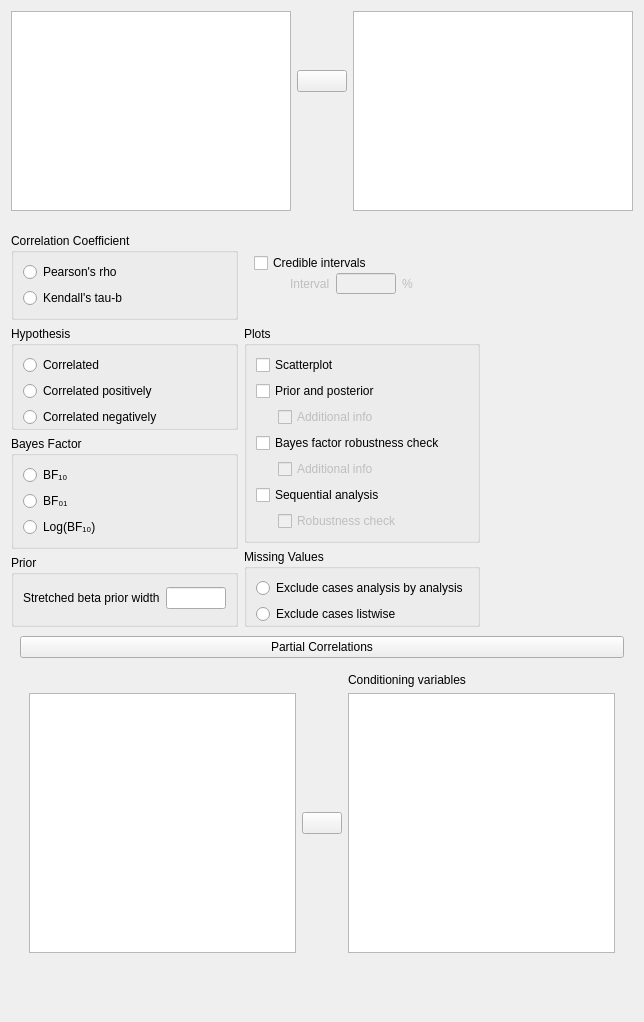
<?xml version="1.0" encoding="UTF-8"?>
<ui version="4.0">
 <class>CorrelationBayesianPairsForm</class>
 <widget class="QWidget" name="CorrelationBayesianPairsForm">
  <property name="geometry">
   <rect>
    <x>0</x>
    <y>0</y>
    <width>644</width>
    <height>1022</height>
   </rect>
  </property>
  <property name="sizePolicy">
   <sizepolicy hsizetype="Fixed" vsizetype="Preferred">
    <horstretch>0</horstretch>
    <verstretch>0</verstretch>
   </sizepolicy>
  </property>
  <property name="windowTitle">
   <string>Form</string>
  </property>
  <layout class="QGridLayout" name="gridLayout_7">
   <property name="verticalSpacing">
    <number>0</number>
   </property>
   <item row="3" column="0">
    <spacer name="verticalSpacer">
     <property name="orientation">
      <enum>Qt::Vertical</enum>
     </property>
     <property name="sizeType">
      <enum>QSizePolicy::Maximum</enum>
     </property>
     <property name="sizeHint" stdset="0">
      <size>
       <width>20</width>
       <height>40</height>
      </size>
     </property>
    </spacer>
   </item>
   <item row="0" column="0">
    <widget class="QWidget" name="topWidget" native="true">
     <property name="sizePolicy">
      <sizepolicy hsizetype="Preferred" vsizetype="Fixed">
       <horstretch>0</horstretch>
       <verstretch>0</verstretch>
      </sizepolicy>
     </property>
     <layout class="QGridLayout" name="gridLayout">
      <property name="leftMargin">
       <number>0</number>
      </property>
      <property name="topMargin">
       <number>0</number>
      </property>
      <property name="rightMargin">
       <number>0</number>
      </property>
      <property name="verticalSpacing">
       <number>0</number>
      </property>
      <item row="1" column="1" rowspan="4">
       <widget class="AvailableFieldsListView" name="availableFields">
        <property name="sizePolicy">
         <sizepolicy hsizetype="Expanding" vsizetype="Preferred">
          <horstretch>0</horstretch>
          <verstretch>0</verstretch>
         </sizepolicy>
        </property>
        <property name="minimumSize">
         <size>
          <width>0</width>
          <height>200</height>
         </size>
        </property>
        <property name="maximumSize">
         <size>
          <width>16777215</width>
          <height>200</height>
         </size>
        </property>
       </widget>
      </item>
      <item row="1" column="3" rowspan="4">
       <widget class="BoundPairsTable" name="pairs">
        <property name="sizePolicy">
         <sizepolicy hsizetype="Expanding" vsizetype="Preferred">
          <horstretch>0</horstretch>
          <verstretch>0</verstretch>
         </sizepolicy>
        </property>
        <property name="minimumSize">
         <size>
          <width>0</width>
          <height>200</height>
         </size>
        </property>
        <property name="maximumSize">
         <size>
          <width>16777215</width>
          <height>200</height>
         </size>
        </property>
       </widget>
      </item>
      <item row="3" column="2" rowspan="2">
       <spacer name="verticalSpacer_3">
        <property name="orientation">
         <enum>Qt::Vertical</enum>
        </property>
        <property name="sizeType">
         <enum>QSizePolicy::Expanding</enum>
        </property>
        <property name="sizeHint" stdset="0">
         <size>
          <width>20</width>
          <height>40</height>
         </size>
        </property>
       </spacer>
      </item>
      <item row="1" column="2">
       <spacer name="verticalSpacer_5">
        <property name="orientation">
         <enum>Qt::Vertical</enum>
        </property>
        <property name="sizeType">
         <enum>QSizePolicy::Fixed</enum>
        </property>
        <property name="sizeHint" stdset="0">
         <size>
          <width>20</width>
          <height>40</height>
         </size>
        </property>
       </spacer>
      </item>
      <item row="2" column="2">
       <widget class="AssignButton" name="assignButton">
        <property name="sizePolicy">
         <sizepolicy hsizetype="Fixed" vsizetype="Fixed">
          <horstretch>0</horstretch>
          <verstretch>0</verstretch>
         </sizepolicy>
        </property>
        <property name="minimumSize">
         <size>
          <width>50</width>
          <height>0</height>
         </size>
        </property>
        <property name="maximumSize">
         <size>
          <width>50</width>
          <height>16777215</height>
         </size>
        </property>
        <property name="text">
         <string/>
        </property>
       </widget>
      </item>
     </layout>
    </widget>
   </item>
   <item row="1" column="0">
    <widget class="QWidget" name="options" native="true">
     <property name="sizePolicy">
      <sizepolicy hsizetype="Fixed" vsizetype="Preferred">
       <horstretch>0</horstretch>
       <verstretch>0</verstretch>
      </sizepolicy>
     </property>
     <layout class="QGridLayout" name="gridLayout_3">
      <property name="leftMargin">
       <number>0</number>
      </property>
      <property name="topMargin">
       <number>13</number>
      </property>
      <property name="rightMargin">
       <number>0</number>
      </property>
      <property name="bottomMargin">
       <number>0</number>
      </property>
      <item row="4" column="0">
       <widget class="QWidget" name="widget_2" native="true">
        <layout class="QGridLayout" name="gridLayout_5">
         <property name="leftMargin">
          <number>0</number>
         </property>
         <property name="topMargin">
          <number>0</number>
         </property>
         <property name="rightMargin">
          <number>0</number>
         </property>
         <property name="bottomMargin">
          <number>0</number>
         </property>
         <item row="2" column="0">
          <widget class="GroupBox" name="groupPrior">
           <property name="title">
            <string>Prior</string>
           </property>
           <layout class="QGridLayout" name="gridLayout_11">
            <property name="topMargin">
             <number>6</number>
            </property>
            <item row="0" column="1">
             <widget class="BoundTextBox" name="priorWidth">
              <property name="minimumSize">
               <size>
                <width>60</width>
                <height>0</height>
               </size>
              </property>
              <property name="maximumSize">
               <size>
                <width>60</width>
                <height>16777215</height>
               </size>
              </property>
             </widget>
            </item>
            <item row="0" column="0">
             <widget class="QLabel" name="label">
              <property name="text">
               <string>Stretched beta prior width</string>
              </property>
             </widget>
            </item>
            <item row="0" column="2">
             <spacer name="horizontalSpacer_2">
              <property name="orientation">
               <enum>Qt::Horizontal</enum>
              </property>
              <property name="sizeHint" stdset="0">
               <size>
                <width>0</width>
                <height>20</height>
               </size>
              </property>
             </spacer>
            </item>
           </layout>
          </widget>
         </item>
         <item row="0" column="0">
          <widget class="BoundGroupBox" name="hypothesis">
           <property name="title">
            <string>Hypothesis</string>
           </property>
           <property name="flat">
            <bool>true</bool>
           </property>
           <layout class="QGridLayout" name="gridLayout_9">
            <property name="bottomMargin">
             <number>0</number>
            </property>
            <item row="2" column="0">
             <widget class="QRadioButton" name="_3oneTailedLessThan">
              <property name="text">
               <string>Correlated negatively</string>
              </property>
             </widget>
            </item>
            <item row="1" column="0">
             <widget class="QRadioButton" name="_2oneTailedGreaterThan">
              <property name="text">
               <string>Correlated positively</string>
              </property>
             </widget>
            </item>
            <item row="0" column="0">
             <widget class="QRadioButton" name="_1twoTailed">
              <property name="text">
               <string>Correlated</string>
              </property>
             </widget>
            </item>
           </layout>
          </widget>
         </item>
         <item row="1" column="0">
          <widget class="BoundGroupBox" name="bayesFactorType">
           <property name="title">
            <string>Bayes Factor</string>
           </property>
           <property name="flat">
            <bool>true</bool>
           </property>
           <layout class="QGridLayout" name="gridLayout_13">
            <item row="1" column="0">
             <widget class="QRadioButton" name="_2">
              <property name="text">
               <string>BF₀₁</string>
              </property>
             </widget>
            </item>
            <item row="0" column="0">
             <widget class="QRadioButton" name="_1">
              <property name="text">
               <string>BF₁₀</string>
              </property>
             </widget>
            </item>
            <item row="2" column="0">
             <widget class="QRadioButton" name="_3">
              <property name="text">
               <string>Log(BF₁₀)</string>
              </property>
             </widget>
            </item>
            <item row="1" column="1">
             <widget class="QWidget" name="widget" native="true"/>
            </item>
           </layout>
          </widget>
         </item>
        </layout>
       </widget>
      </item>
      <item row="4" column="1">
       <widget class="QWidget" name="widget_3" native="true">
        <layout class="QGridLayout" name="gridLayout_2">
         <property name="leftMargin">
          <number>0</number>
         </property>
         <property name="topMargin">
          <number>0</number>
         </property>
         <property name="rightMargin">
          <number>0</number>
         </property>
         <property name="bottomMargin">
          <number>0</number>
         </property>
         <item row="2" column="0">
          <widget class="BoundGroupBox" name="missingValues">
           <property name="title">
            <string>Missing Values</string>
           </property>
           <property name="flat">
            <bool>true</bool>
           </property>
           <layout class="QGridLayout" name="gridLayout_6">
            <property name="bottomMargin">
             <number>0</number>
            </property>
            <item row="0" column="0">
             <widget class="QRadioButton" name="_1excludeAnalysisByAnalysis">
              <property name="text">
               <string>Exclude cases analysis by analysis</string>
              </property>
             </widget>
            </item>
            <item row="1" column="0">
             <widget class="QRadioButton" name="_2excludeListwise">
              <property name="text">
               <string>Exclude cases listwise</string>
              </property>
             </widget>
            </item>
           </layout>
          </widget>
         </item>
         <item row="0" column="0">
          <widget class="GroupBox" name="plotsGroup">
           <property name="title">
            <string>Plots</string>
           </property>
           <layout class="QGridLayout" name="gridLayout_4">
            <item row="5" column="0" colspan="3">
             <widget class="BoundCheckBox" name="plotSequentialAnalysis">
              <property name="text">
               <string>Sequential analysis</string>
              </property>
             </widget>
            </item>
            <item row="3" column="0" colspan="3">
             <widget class="BoundCheckBox" name="plotBayesFactorRobustness">
              <property name="text">
               <string>Bayes factor robustness check</string>
              </property>
             </widget>
            </item>
            <item row="1" column="0" colspan="3">
             <widget class="BoundCheckBox" name="plotPriorAndPosterior">
              <property name="text">
               <string>Prior and posterior</string>
              </property>
             </widget>
            </item>
            <item row="6" column="1" colspan="2">
             <widget class="BoundCheckBox" name="plotSequentialAnalysisRobustness">
              <property name="enabled">
               <bool>false</bool>
              </property>
              <property name="text">
               <string>Robustness check</string>
              </property>
             </widget>
            </item>
            <item row="0" column="0" colspan="3">
             <widget class="BoundCheckBox" name="plotScatter">
              <property name="text">
               <string>Scatterplot</string>
              </property>
             </widget>
            </item>
            <item row="4" column="1">
             <widget class="BoundCheckBox" name="plotBayesFactorRobustnessAdditionalInfo">
              <property name="enabled">
               <bool>false</bool>
              </property>
              <property name="text">
               <string>Additional info</string>
              </property>
             </widget>
            </item>
            <item row="2" column="1" colspan="2">
             <widget class="BoundCheckBox" name="plotPriorAndPosteriorAdditionalInfo">
              <property name="enabled">
               <bool>false</bool>
              </property>
              <property name="text">
               <string>Additional info</string>
              </property>
             </widget>
            </item>
            <item row="6" column="0">
             <widget class="QWidget" name="widget_5" native="true">
              <property name="maximumSize">
               <size>
                <width>16</width>
                <height>16777215</height>
               </size>
              </property>
             </widget>
            </item>
           </layout>
          </widget>
         </item>
        </layout>
       </widget>
      </item>
      <item row="2" column="0">
       <widget class="BoundGroupBox" name="corcoefficient">
        <property name="title">
         <string>Correlation Coefficient</string>
        </property>
        <property name="flat">
         <bool>true</bool>
        </property>
        <layout class="QGridLayout" name="gridLayout_8">
         <item row="1" column="0">
          <widget class="QRadioButton" name="radioButton">
           <property name="text">
            <string>Pearson's rho</string>
           </property>
          </widget>
         </item>
         <item row="2" column="0">
          <widget class="QRadioButton" name="radioButton_2">
           <property name="text">
            <string>Kendall's tau-b</string>
           </property>
          </widget>
         </item>
        </layout>
       </widget>
      </item>
      <item row="2" column="1">
       <widget class="QWidget" name="additionalStatsContainer" native="true">
        <widget class="BoundCheckBox" name="credibleInterval">
         <property name="geometry">
          <rect>
           <x>10</x>
           <y>20</y>
           <width>252</width>
           <height>20</height>
          </rect>
         </property>
         <property name="text">
          <string>Credible intervals</string>
         </property>
        </widget>
        <widget class="QWidget" name="ciValueContainer" native="true">
         <property name="enabled">
          <bool>false</bool>
         </property>
         <property name="geometry">
          <rect>
           <x>10</x>
           <y>40</y>
           <width>241</width>
           <height>21</height>
          </rect>
         </property>
         <layout class="QGridLayout" name="gridLayout_12">
          <property name="leftMargin">
           <number>0</number>
          </property>
          <property name="topMargin">
           <number>0</number>
          </property>
          <property name="rightMargin">
           <number>0</number>
          </property>
          <property name="bottomMargin">
           <number>0</number>
          </property>
          <item row="0" column="0">
           <widget class="QWidget" name="widget_9" native="true">
            <property name="minimumSize">
             <size>
              <width>30</width>
              <height>0</height>
             </size>
            </property>
           </widget>
          </item>
          <item row="0" column="3">
           <widget class="QLabel" name="label_2">
            <property name="text">
             <string>%</string>
            </property>
           </widget>
          </item>
          <item row="0" column="2">
           <widget class="BoundTextBox" name="ciValue">
            <property name="maximumSize">
             <size>
              <width>60</width>
              <height>16777215</height>
             </size>
            </property>
           </widget>
          </item>
          <item row="0" column="1">
           <widget class="QLabel" name="label_3">
            <property name="text">
             <string>Interval</string>
            </property>
           </widget>
          </item>
          <item row="0" column="4">
           <spacer name="horizontalSpacer">
            <property name="orientation">
             <enum>Qt::Horizontal</enum>
            </property>
            <property name="sizeHint" stdset="0">
             <size>
              <width>0</width>
              <height>20</height>
             </size>
            </property>
           </spacer>
          </item>
         </layout>
        </widget>
       </widget>
      </item>
     </layout>
    </widget>
   </item>
   <item row="2" column="0">
    <widget class="QWidget" name="partialWidget" native="true">
     <layout class="QGridLayout" name="gridLayout_10">
      <item row="0" column="0">
       <widget class="ExpanderButton" name="partialExpander">
        <property name="text">
         <string>Partial Correlations</string>
        </property>
       </widget>
      </item>
      <item row="2" column="0">
       <widget class="QWidget" name="partialGroup" native="true">
        <layout class="QGridLayout" name="gridLayout_14">
         <item row="1" column="1">
          <widget class="AssignButton" name="assignCondVars">
           <property name="text">
            <string/>
           </property>
          </widget>
         </item>
         <item row="0" column="2">
          <widget class="QLabel" name="condVars_label">
           <property name="text">
            <string>Conditioning variables</string>
           </property>
          </widget>
         </item>
         <item row="1" column="0">
          <widget class="AvailableFieldsListView" name="availableCondVars"/>
         </item>
         <item row="1" column="2">
          <widget class="BoundListView" name="condVars">
           <property name="sizePolicy">
            <sizepolicy hsizetype="Expanding" vsizetype="Expanding">
             <horstretch>0</horstretch>
             <verstretch>0</verstretch>
            </sizepolicy>
           </property>
          </widget>
         </item>
        </layout>
       </widget>
      </item>
     </layout>
    </widget>
   </item>
  </layout>
 </widget>
 <customwidgets>
  <customwidget>
   <class>AssignButton</class>
   <extends>QPushButton</extends>
   <header>widgets/assignbutton.h</header>
  </customwidget>
  <customwidget>
   <class>AvailableFieldsListView</class>
   <extends>QListView</extends>
   <header>widgets/availablefieldslistview.h</header>
  </customwidget>
  <customwidget>
   <class>GroupBox</class>
   <extends>QGroupBox</extends>
   <header>widgets/groupbox.h</header>
   <container>1</container>
  </customwidget>
  <customwidget>
   <class>BoundTextBox</class>
   <extends>QLineEdit</extends>
   <header>widgets/boundtextbox.h</header>
  </customwidget>
  <customwidget>
   <class>BoundGroupBox</class>
   <extends>QGroupBox</extends>
   <header>widgets/boundgroupbox.h</header>
   <container>1</container>
  </customwidget>
  <customwidget>
   <class>ExpanderButton</class>
   <extends>QPushButton</extends>
   <header>widgets/expanderbutton.h</header>
  </customwidget>
  <customwidget>
   <class>BoundCheckBox</class>
   <extends>QCheckBox</extends>
   <header>widgets/boundcheckbox.h</header>
  </customwidget>
  <customwidget>
   <class>BoundListView</class>
   <extends>QListView</extends>
   <header>widgets/boundlistview.h</header>
  </customwidget>
  <customwidget>
   <class>BoundPairsTable</class>
   <extends>QTableView</extends>
   <header>widgets/boundpairstable.h</header>
  </customwidget>
 </customwidgets>
 <tabstops>
  <tabstop>availableFields</tabstop>
  <tabstop>assignButton</tabstop>
  <tabstop>pairs</tabstop>
  <tabstop>radioButton</tabstop>
  <tabstop>radioButton_2</tabstop>
  <tabstop>credibleInterval</tabstop>
  <tabstop>ciValue</tabstop>
  <tabstop>_1twoTailed</tabstop>
  <tabstop>_2oneTailedGreaterThan</tabstop>
  <tabstop>_3oneTailedLessThan</tabstop>
  <tabstop>plotScatter</tabstop>
  <tabstop>plotPriorAndPosterior</tabstop>
  <tabstop>plotPriorAndPosteriorAdditionalInfo</tabstop>
  <tabstop>plotBayesFactorRobustness</tabstop>
  <tabstop>plotSequentialAnalysis</tabstop>
  <tabstop>plotSequentialAnalysisRobustness</tabstop>
  <tabstop>_1</tabstop>
  <tabstop>_2</tabstop>
  <tabstop>_3</tabstop>
  <tabstop>priorWidth</tabstop>
  <tabstop>_1excludeAnalysisByAnalysis</tabstop>
  <tabstop>_2excludeListwise</tabstop>
 </tabstops>
 <resources/>
 <connections>
  <connection>
   <sender>plotSequentialAnalysis</sender>
   <signal>toggled(bool)</signal>
   <receiver>plotSequentialAnalysisRobustness</receiver>
   <slot>setEnabled(bool)</slot>
   <hints>
    <hint type="sourcelabel">
     <x>503</x>
     <y>479</y>
    </hint>
    <hint type="destinationlabel">
     <x>503</x>
     <y>507</y>
    </hint>
   </hints>
  </connection>
  <connection>
   <sender>plotPriorAndPosterior</sender>
   <signal>toggled(bool)</signal>
   <receiver>plotPriorAndPosteriorAdditionalInfo</receiver>
   <slot>setEnabled(bool)</slot>
   <hints>
    <hint type="sourcelabel">
     <x>503</x>
     <y>395</y>
    </hint>
    <hint type="destinationlabel">
     <x>503</x>
     <y>423</y>
    </hint>
   </hints>
  </connection>
  <connection>
   <sender>credibleInterval</sender>
   <signal>toggled(bool)</signal>
   <receiver>ciValueContainer</receiver>
   <slot>setEnabled(bool)</slot>
   <hints>
    <hint type="sourcelabel">
     <x>431</x>
     <y>268</y>
    </hint>
    <hint type="destinationlabel">
     <x>426</x>
     <y>289</y>
    </hint>
   </hints>
  </connection>
  <connection>
   <sender>plotBayesFactorRobustness</sender>
   <signal>toggled(bool)</signal>
   <receiver>plotBayesFactorRobustnessAdditionalInfo</receiver>
   <slot>setEnabled(bool)</slot>
   <hints>
    <hint type="sourcelabel">
     <x>480</x>
     <y>458</y>
    </hint>
    <hint type="destinationlabel">
     <x>432</x>
     <y>488</y>
    </hint>
   </hints>
  </connection>
 </connections>
</ui>
